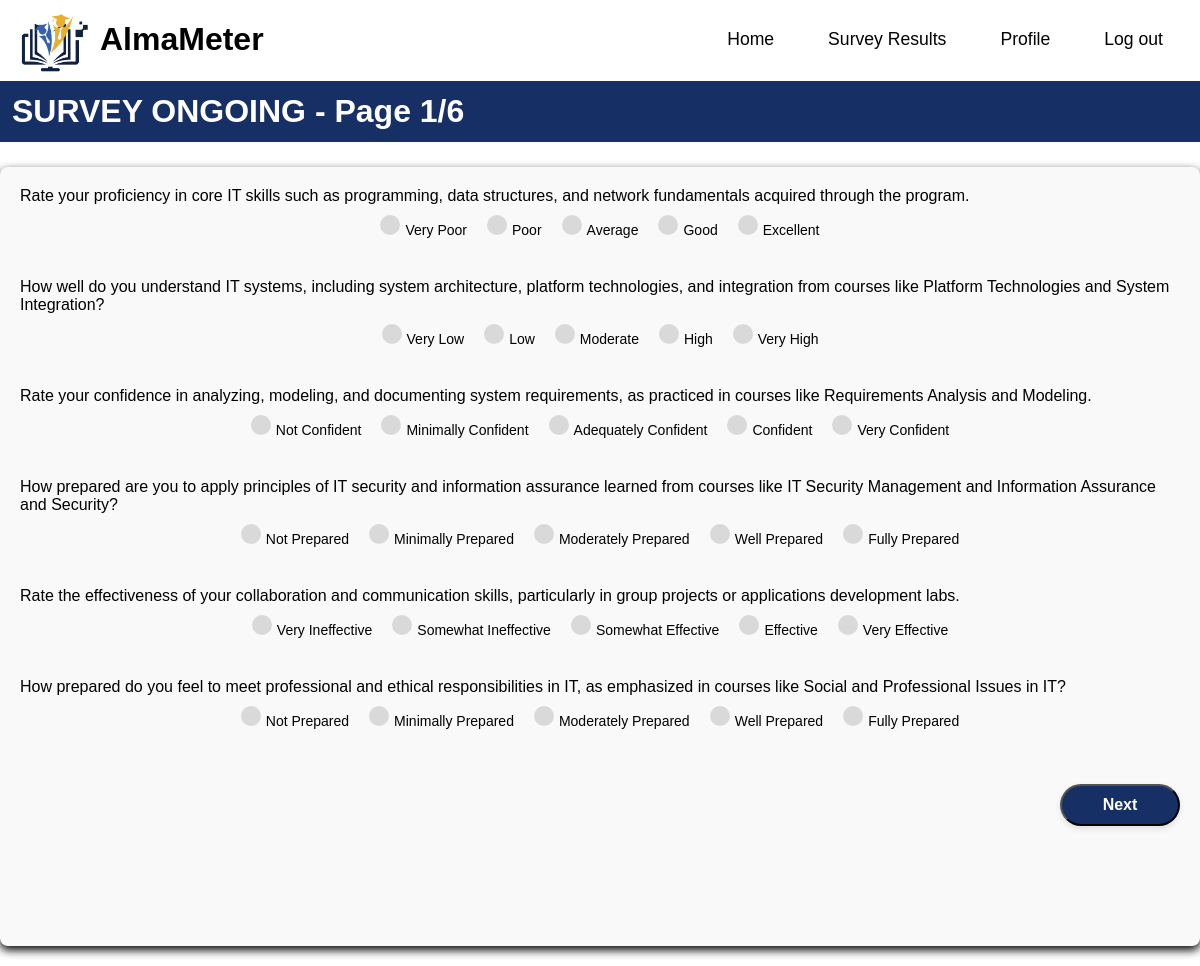
Page /student/php/survey.php?class_id=C1 (signed in) on the committed database.
### tables this page shows
CREATE TABLE `questions` (
  `question_id` varchar(50) NOT NULL,
  `category` varchar(500) NOT NULL,
  `survey_id` varchar(50) NOT NULL,
  `question_text` varchar(500) NOT NULL,
  `question_type` varchar(500) NOT NULL
);

CREATE TABLE `rate` (
  `rate_id` varchar(50) NOT NULL,
  `question_id` varchar(50) NOT NULL,
  `1` varchar(500) NOT NULL,
  `2` varchar(500) DEFAULT NULL,
  `3` varchar(500) DEFAULT NULL,
  `4` varchar(500) DEFAULT NULL,
  `5` varchar(500) DEFAULT NULL
);

### student/php/survey.php (the view, shortened to what this page needs)
<?php
include '../core/config.php';
$survey_id = $_SESSION['survey_id'];
$question_query = mysqli_query($conn, "SELECT * FROM questions WHERE survey_id = '$survey_id' AND category = 'major' AND question_type = 'rating'") or die('Question query failed');
$questions = [];
while ($question = mysqli_fetch_assoc($question_query)) {
    $question_id = $question['question_id'];
    $question_text = $question['question_text'];
    $options = [];
    $rate_query = mysqli_query($conn, "SELECT * FROM rate WHERE question_id = '$question_id'") or die('Rating options query failed');
    $rate_data = mysqli_fetch_assoc($rate_query);
    if ($rate_data) {
        for ($i = 1; $i <= 5; $i++) {
            if (isset($rate_data[(string)$i])) {
                $options[] = $rate_data[(string)$i];
            }
        }
    } else {
        echo "<p>Warning: No rating options found for question ID $question_id.</p>";
    }
    $questions[] = [
        'question_id' => $question_id,
        'question_text' => $question_text,
        'options' => $options
    ];
}
?>
<!DOCTYPE html>
<html lang="en">
<head>
    <link rel="stylesheet" href="../assets/css/survey.css">
</head>
<body>
<header>
    <div class="logo-container">
        <img class="logo" src="../assets/images/white-logo.png" alt="logo">
        <h1>AlmaMeter</h1>
    </div>
    <nav class="nav-bar">
        <a href="home.php" >Home</a>
        <a href="surveyresults.php">Survey Results</a>
        <a href="update_profile.php">Profile</a>
        <a href="../auth/logout.php" class="logout-button">Log out</a>
    </nav>
</header>
<main>
    <div class="prompt-section">
        <h1>SURVEY ONGOING - Page 1/6</h1>
    </div>
    <div class="container">
        <form action="survey2.php" method="POST">
            <?php foreach ($questions as $question): ?>
                <div class="question-section" id="question-<?php echo $question['question_id']; ?>">
                    <div class="question-text">
                        <?php echo htmlspecialchars($question['question_text']); ?>
                    </div>
                    <div class="rating-options">
                    <?php foreach ($question['options'] as $index => $option): ?>
                            <label class="rating-option">
                                <span><?php echo htmlspecialchars($option); ?></span>
                            </label>
                        <?php endforeach; ?>
                    </div>
                </div>
                <div class="line-separator"></div>
            <?php endforeach; ?>
            <div class="navigation1">
                <button type="submit" formaction="survey2.php" class="nav-button next-button">Next</button>
            </div>
        </form>
    </div>
</main>
</body>
</html>

### student/assets/css/survey.css (style rules this page uses)
* { font-family: 'Century Gothic', sans-serif; box-sizing: border-box; }
body, html { background: white; margin: 0; padding: 0; }
header { position: fixed; top: 0; left: 0; width: 100%; padding: 0px 20px; display: flex; justify-content: space-between; align-items: center; z-index: 99; background-color: white; }
.logo-container { flex-shrink: 0; display: flex; align-items: center; justify-content: center; margin: 0; padding: 0; }
.logo-container h1 { margin-left: 10px; }
.logo { max-width: 70px; height: auto; margin: 0; }
.nav-bar { display: flex; align-items: center; border-bottom: 5px black; }
.nav-bar a { position: relative; font-size: 1.1em; font-weight: 500; text-decoration: none; margin-left: 20px; padding: 8px 15px; color: black; border: 2px solid transparent; border-radius: 25px; transition: background 0.3s ease, color 0.3s ease, border-color 0.3s ease; }
.logout-button { display: inline-flex; justify-content: center; align-items: center; text-align: center; cursor: pointer; font-size: 1em; font-weight: 500; background: transparent; border: 2px solid transparent; border-radius: 25px; transition: background 0.3s ease, color 0.3s ease, border-color 0.3s ease; }
.prompt-section { position: sticky; top: 55px; z-index: 98; background-color: #fff; padding-top: 5px; }
.prompt-section h1 { background-color: #162F65; color: white; padding: 12px; }
.container { max-width: 1200px; margin: 80px auto 20px; padding: 20px; background-color: #f9f9f9; border-radius: 8px; box-shadow: 0px 4px 10px rgba(0, 0, 0, 1); }
.rating-options { display: flex; gap: 20px; justify-content: center; align-items: center; }
.rating-option { margin-top: 10px; display: flex; align-items: center; cursor: pointer; font-size: 14px; gap: 10px; }
.rating-option input[type="radio"] + span::before { content: ""; display: inline-block; width: 20px; height: 20px; background-color: #d9d9d9; border-radius: 50%; margin-right: 5px; }
.line-separator { color: #000; height: 10px; background-size: cover; margin: 15px 0; }
.question-text { margin-top: 0; }
.question-section { margin-top: 0; }
.navigation1 { display: flex; justify-content: flex-end; margin-top: 20px; }
.nav-button { width: 120px; padding: 10px; font-size: 16px; font-weight: bold; border-radius: 25px; cursor: pointer; box-shadow: 0 3px 6px rgba(0, 0, 0, 0.1); }
.next-button { margin-top: 10px; margin-bottom: 100px; background-color: #162F65; color: #fff; }

### rows in the picture
questions: question_text "Rate your proficiency in core IT skills such as programming, data structures, and network fundamentals acquired through the program."
rate: 1 "Very Poor", 2 "Poor", 3 "Average", 4 "Good", 5 "Excellent"
rate: 1 "Very Low", 2 "Low", 3 "Moderate", 4 "High", 5 "Very High"
questions: question_text "Rate your confidence in analyzing, modeling, and documenting system requirements, as practiced in courses like Requirements Analysis and Modeling."
rate: 1 "Not Confident", 2 "Minimally Confident", 3 "Adequately Confident", 4 "Confident", 5 "Very Confident"
questions: question_text "Rate the effectiveness of your collaboration and communication skills, particularly in group projects or applications development labs."
rate: 1 "Very Ineffective", 2 "Somewhat Ineffective", 3 "Somewhat Effective", 4 "Effective", 5 "Very Effective"
questions: question_text "How prepared do you feel to meet professional and ethical responsibilities in IT, as emphasized in courses like Social and Professional Issues in IT?", option "Not Prepared", option "Minimally Prepared", option "Moderately Prepared", option "Well Prepared", option "Fully Prepared"

### other values in the picture
$question['question_text'] "How well do you understand IT systems, including system architecture, platform technologies, and integration from courses like Platform Technologies and System Integration?"
$question['question_text'] "How prepared are you to apply principles of IT security and information assurance learned from courses like IT Security Management and Information Assurance and Security?"
$option "Not Prepared"
$option "Minimally Prepared"
$option "Moderately Prepared"
$option "Well Prepared"
$option "Fully Prepared"
